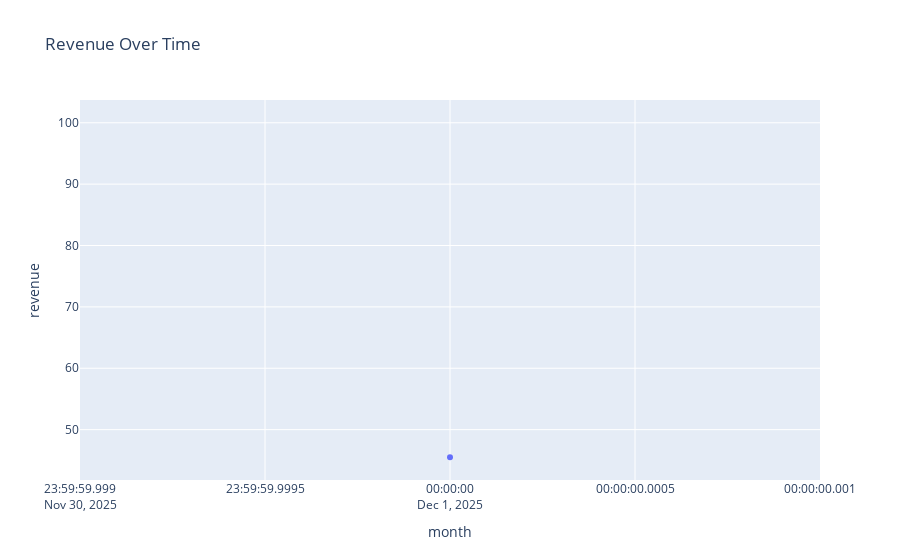

The notebook cell this image was saved under:
### Code cell
import plotly.express as px

fig = px.line(
    revenue_time,
    x="month",
    y="revenue",
    markers=True,
    title="Revenue Over Time"
)

fig

### Figure 1 — Plotly figure (JSON) as saved in the notebook; plotly's stock layout.template omitted (floating-point values rounded to 4 significant figures)
{"data": [{"hovertemplate": "month=%{x}<br>revenue=%{y}<extra></extra>", "legendgroup": "", "line": {"color": "#636efa", "dash": "solid"}, "marker": {"symbol": "circle"}, "mode": "lines+markers", "name": "", "orientation": "v", "showlegend": false, "type": "scatter", "x": ["2025-12", null], "xaxis": "x", "y": [45.5, 100.0], "yaxis": "y"}], "layout": {"legend": {"tracegroupgap": 0}, "title": {"text": "Revenue Over Time"}, "xaxis": {"anchor": "y", "domain": [0, 1], "title": {"text": "month"}}, "yaxis": {"anchor": "x", "domain": [0, 1], "title": {"text": "revenue"}}}}
